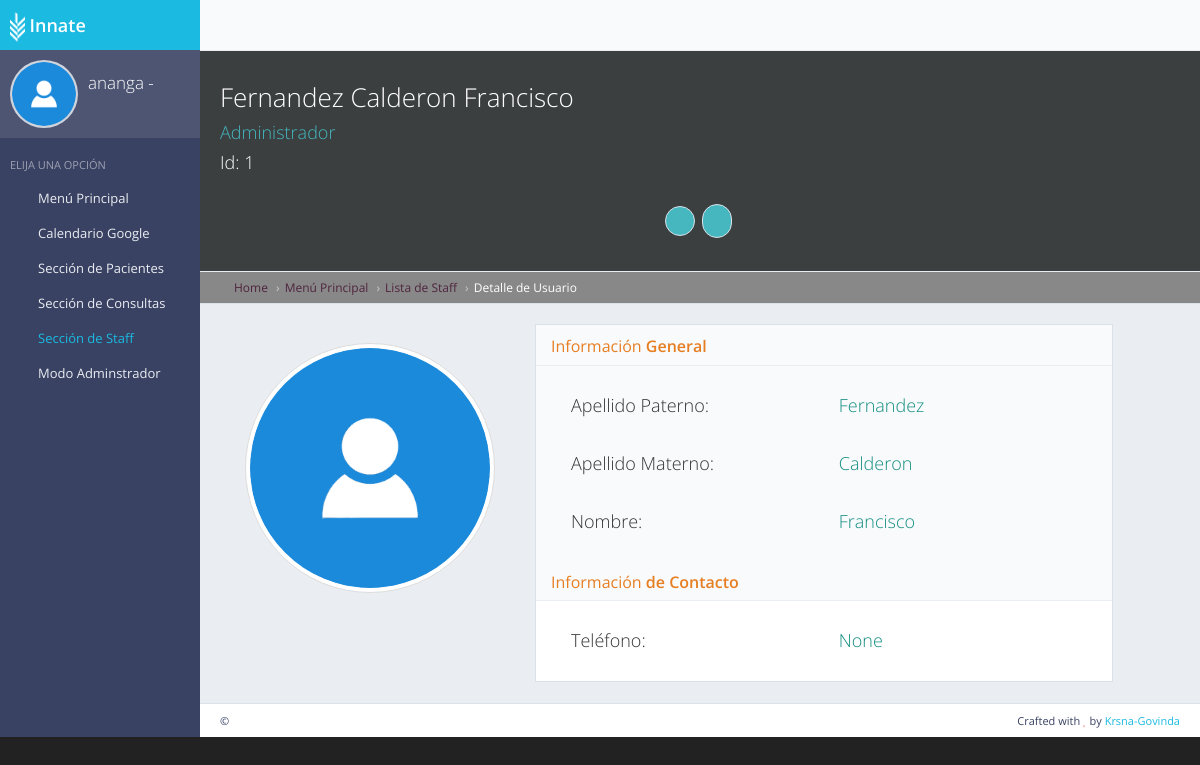
The app's page /personas/usuario/1/ (signed in) with its own data.
### persona/models.py (models this page shows, shortened)
class Persona(models.Model):
    rol_opciones = (
            ('Quiropráctico', 'Quiropráctico'),
            ('Asistente', 'Asistente'),
            ('Radiólogo', 'Radiólogo'),
            ('Capacitación', 'Capacitación'),
            ('Contabilidad', 'Contabilidad'),
            ('Administrador', 'Administrador')
        )
    user   = models.OneToOneField(User, on_delete=models.CASCADE, null=True, blank=True)
    Nombre = models.CharField(max_length=50)
    Apellido_Paterno = models.CharField(max_length=100)
    Apellido_Materno = models.CharField(max_length=100)
    Rol = models.CharField(max_length=15, choices=rol_opciones, default="Quiropràctico")
    Cedula = models.CharField(max_length=50, null=True, blank=True)
    Telefono = models.CharField(max_length=50, null=True, blank=True)
    email = models.CharField(max_length=100, null=True, blank=True)
    Foto = models.ImageField(default='default.jpg', blank=True, upload_to='medicos/')
    facebook = models.CharField(max_length=100, null=True, blank=True)
    twitter = models.CharField(max_length=100, null=True, blank=True)
    linkedin = models.CharField(max_length=100, null=True, blank=True)
    instagram = models.CharField(max_length=100, null=True, blank=True)
    class Meta:
        verbose_name = ("Personas")
        verbose_name_plural = ("Persona")
        ordering = ("-id",)

### persona/views.py (the view, shortened to what this page needs)
# urls.py: path('usuario/<int:pk>/', login_required(views.PersonaDetailView.as_view()), name='class_detail_persona'),
class PersonaDetailView(DetailView):
    model = Persona
    login_required = True
    template_name = 'usuario_detail.html'
    queryset = Persona.objects.all()

### persona/templates/usuario_detail.html (shortened to what this page needs)
{% extends 'back/master.html' %}
{% load static %}
{% load crispy_forms_tags %}
{% block sidebar %}
<ul class="sidebar-nav">
    <li class="sidebar-header">
        <span class="sidebar-header-title">Elija una opción</span>
    </li>
    <li>
        <a href="{% url 'panel2' %}" ><i class="fa fa-windows sidebar-nav-icon"></i>Menú Principal</a>
    </li>
       <li>
        <a href="{% url 'calendario' %}" ><i class="fa fa-calendar sidebar-nav-icon"></i>Calendario Google</a>
    </li>
    <li>
        <a href="#" class=" sidebar-nav-menu"><i class="fa fa-angle-left sidebar-nav-indicator sidebar-nav-mini-hide"></i><i class="fa fa-wheelchair sidebar-nav-icon"></i><span class="sidebar-nav-mini-hide">Sección de Pacientes</span></a>
    </li>
    <li>
        <a href="#" class="sidebar-nav-menu"><i class="fa fa-angle-left sidebar-nav-indicator sidebar-nav-mini-hide"></i><i class="fa fa-stethoscope sidebar-nav-icon"></i><span class="sidebar-nav-mini-hide">Sección de Consultas</span></a>
    </li>
    <li>
        <a href="#" class="text-primary sidebar-nav-menu"><i class="fa fa-angle-left sidebar-nav-indicator sidebar-nav-mini-hide"></i><i class="fa fa-user-md sidebar-nav-icon"></i><span class="sidebar-nav-mini-hide">Sección de Staff</span></a>
    </li>
    <li>
        <a href="{% url 'admin:login' %}" ><i class="fa fa-cogs sidebar-nav-icon"></i>Modo Adminstrador</a>
    </li>
{% endblock %}
{% block header %}
<div class="content-header themed-background-dark-modern">
    <div class="header-section">
        <h1>
            <i class="gi gi-notes_2 themed-color-modern"></i>
            <h2 class="text-light">{{persona.Apellido_Paterno}} {{persona.Apellido_Materno}} {{persona.Nombre}}</h2>
            <h4 class="themed-color-modern">{{persona.Rol}}</h4>
            <h4 class="text-light">Id: {{persona.id}}</h4><br>
            <div class=" block-options text-center">
                <a href="{% url 'class_update_persona' persona.id %}" class="btn btn-sm btn-default themed-background-modern" data-toggle="tooltip" title="Editar perfil"><i class="fa fa-pencil text-light"></i></a>&nbsp;
                <a href="{% url 'logout' %}" class="btn btn-default themed-background-modern" data-toggle="tooltip" title="Cerrar Sesión"><i class="gi gi-exit text-light"></i></a>&nbsp;
            </div>
        </h1>
    </div>
</div>
<ul class="breadcrumb breadcrumb-top themed-background-night">
  <li class="breadcrumb-item"><a href="{% url 'home' %}" class="themed-color-dark-waterlily"><i class="fa fa-home themed-color-dark"></i> Home</a></li>
  <li><a class="themed-color-dark-waterlily" href="{% url 'panel2' %}">Menú Principal</a></li>
  <li><a class="themed-color-dark-waterlily" href="{% url 'class_personas_lista' %}">Lista de Staff</a></li>
  <li><a class="text-light">Detalle de Usuario</a></li>
</ul>
{% endblock %}
{% block mainblock %}
<div class="row">
  <div class="card-body">
    <div class="col-xs-12 col-md-4 ">
      <br>
      <center><img src="{{object.Foto.url}}" alt="avatar" width="250" height="250" class="img-circle img-thumbnail"></center>
      <br>
    </div>
    <div class="col-xs-12 col-md-7 block">
        <div class="block-title themed-color-autumn">
            <h1>Información <strong>General</strong></h1>
        </div>
        <div class="col-xs-6">
          <h4 class="text-justify themed-color-dark-night">Apellido Paterno:</h4><br>
          {% if object.Apellido_Materno %}
          <h4 class="text-justify themed-color-dark-night">Apellido Materno:</h4><br>
          {% endif %}
          <h4 class="text-justify themed-color-dark-night">Nombre:</h4><br>
        </div>
        <div class="col-xs-6">
          <h4 class="text-justify themed-color-blackberry">{{object.Apellido_Paterno}}</h4><br>
          {% if object.Apellido_Materno %}
          <h4 class="text-justify themed-color-blackberry">{{object.Apellido_Materno}}</h4><br>
          {% endif %}
          <h4 class="text-justify themed-color-blackberry">{{object.Nombre}}</h4><br>
        </div>
        <div class="block-title themed-color-autumn">
            <h1>Información <strong>de Contacto</strong></h1>
        </div>
        <div class="col-xs-6">
          <h4 class="text-justify themed-color-dark-night">Teléfono:</h4><br>
        </div>
        <div class="col-xs-6">
          <h4 class="text-justify themed-color-blackberry">{{object.Telefono}}</h4><br>
        </div>
    </div>
  </div>
</div>
{% endblock %}

### paciente/templates/back/master.html (shortened to what this page needs)
{% load static %}
<!DOCTYPE html>
 <html class="no-js" lang="en">
    <head>
        <link rel="stylesheet" href="{% static 'back/css/bootstrap.min.css' %}">
        <link rel="stylesheet" href="{% static 'back/css/plugins.css' %}">
        <link rel="stylesheet" href="{% static 'back/css/main.css' %}">
        <link rel="stylesheet" href="{% static 'back/css/themes.css' %}">
    </head>
    <body >
        <div id="page-wrapper">
            <div id="page-container" class="sidebar-partial sidebar-visible-lg sidebar-no-animations">
                {% block X %}
                <div id="sidebar">
                    <div id="sidebar-scroll">
                        <div class="sidebar-content">
                                <a href="/" class="sidebar-brand">
                                    <img src="{% static 'assets/images/logo_innate_icon_blanco.png' %}" height="30" /> <strong>Innate</strong>
                                </a>
                            <div class="sidebar-section sidebar-user clearfix sidebar-nav-mini-hide">
                                <div class="sidebar-user-avatar">
                                    <a href="{% url 'class_detail_persona' user.persona.id %}">
                                        <img src="{{user.persona.Foto.url}}" alt="avatar" title="Perfil">
                                    </a>
                                </div>
                                <div class="sidebar-user-name">{{user.persona.Nombre}} {{user.persona.Apellido_Paterno}}</div>
                                <div class="sidebar-user-links">
                                    <a href="{% url 'home' %}" data-toggle="tooltip" data-placement="bottom" title="Home"><i class="fa fa-home"></i></a>
                                    <a href="{% url 'class_detail_persona' user.persona.id %}" data-toggle="tooltip" data-placement="bottom" title="Perfil"><i class="gi gi-user"></i></a>
                                    <a href="{% url 'calendario' %}" data-toggle="tooltip" data-placement="bottom" title="Calendario Google"><i class="fa fa-calendar"></i></a>
                                    <a href="{% url 'logout' %}" data-toggle="tooltip" data-placement="bottom" title="Cerrar sesión"><i class="gi gi-exit"></i></a>
                                </div>
                            </div>
                            {% endblock %}
                            {% block sidebar %}{% endblock %}
                        </div>
                    </div>
                </div>
                <div id="main-container">
                    {% block y %}
                    <header class="navbar navbar-default">
                        <ul class="nav navbar-nav-custom">
                            <li>
                                <a href="javascript:void(0)" onclick="App.sidebar('toggle-sidebar');this.blur();">
                                    <i class="fa fa-bars fa-fw"></i>
                                </a>
                            </li>
                        </ul>
                    </header>
                    {% endblock %}
                    <div id="page-content">
                            {% block header %}
                            {% endblock %}
                            {% block mainblock %}
                            {% endblock %}
                    </div>
                    {% block footer %}
                    <footer class="clearfix">
                        <div class="pull-right">
                            Crafted with <i class="fa fa-heart text-danger"></i> by <a href="#" target="_blank">Krsna-Govinda</a>
                        </div>
                        <div class="pull-left">
                             &copy;
                        </div>
                    </footer>
                    {% endblock %}
                </div>
            </div>
        </div>
    </body>
</html>

### paciente/static/back/css/themes.css (style rules this page uses)
.themed-background-night { background-color: #888888 !important; }
.themed-color-dark-night { color: #333333 !important; }
.themed-color-modern { color: #46b7bf !important; }
.themed-background-modern { background-color: #46b7bf !important; }
.themed-background-dark-modern { background-color: #3b3f40 !important; }
.themed-color-autumn { color: #e67e22 !important; }
.themed-color-dark-waterlily { color: #4f243e !important; }
.themed-color-blackberry { color: #148e81 !important; }

### records on screen
Persona: Apellido_Paterno "Fernandez", Apellido_Materno "Calderon", Nombre "Francisco", Rol "Administrador", id "1", Foto (placeholder picture), Telefono "None"

### other values on screen
{{ user.persona.Nombre }} "ananga"
{{ user.persona.Apellido_Paterno }} "-"
